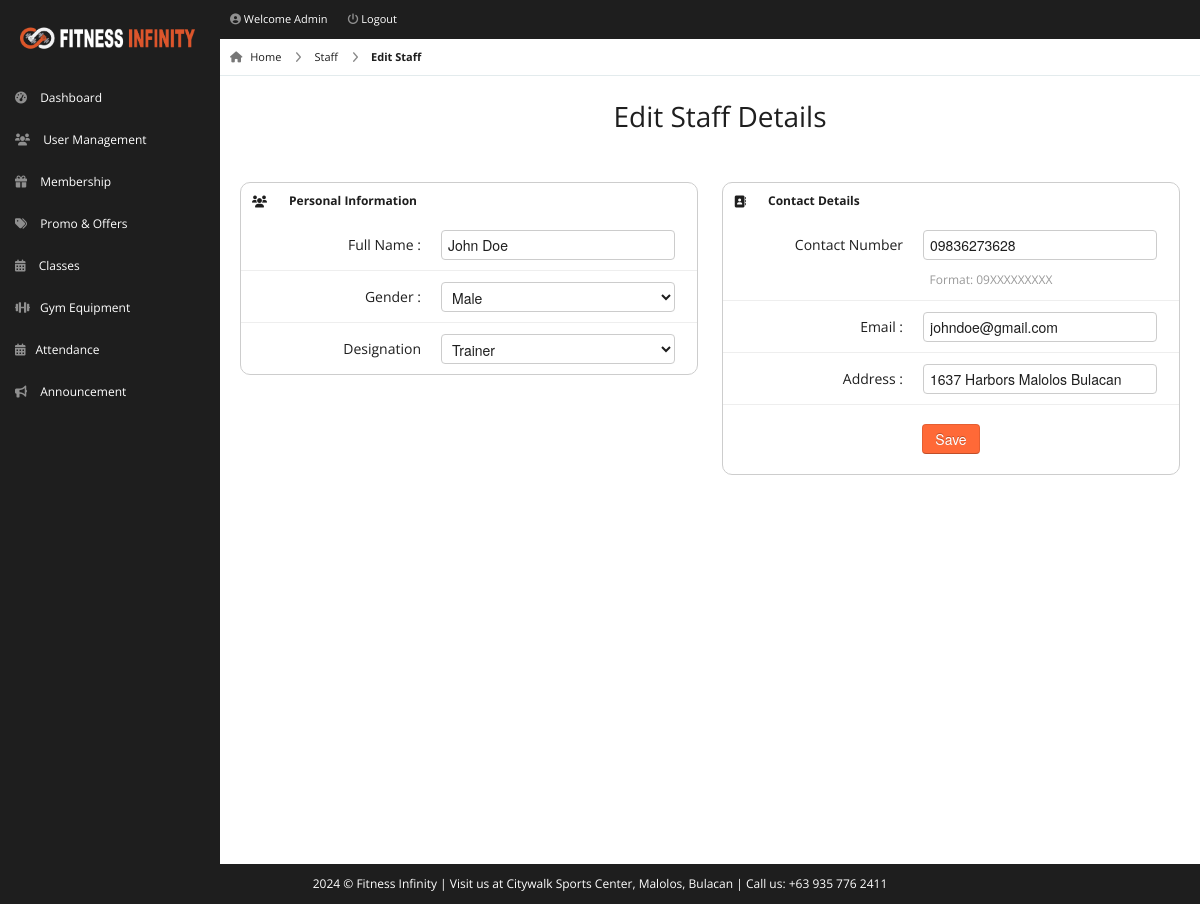
Page /pages/admin/edit-staff-form.php?id=21 (signed in) on the committed database.
### tables this page shows
CREATE TABLE `staffs` (
  `user_id` int(11) NOT NULL,
  `email` varchar(100) NOT NULL,
  `fullname` varchar(100) NOT NULL,
  `address` varchar(150) NOT NULL,
  `designation` varchar(20) NOT NULL,
  `gender` varchar(10) NOT NULL,
  `contact` varchar(11) NOT NULL,
  `username` varchar(20) DEFAULT NULL,
  `password` varchar(100) DEFAULT NULL
);

### pages/admin/edit-staff-form.php (the view, shortened to what this page needs)
<!DOCTYPE html>
<html lang="en">
<head>
  <link rel="stylesheet" href="../../css/bootstrap.min.css" />
  <link rel="stylesheet" href="../../css/bootstrap-responsive.min.css" />
  <link rel="stylesheet" href="../../css/fullcalendar.css" />
  <link rel="stylesheet" href="../../css/matrix-style.css" />
  <link rel="stylesheet" href="../../css/matrix-media.css" />
  <link rel="stylesheet" href="../../css/jquery.gritter.css" />
  <link rel="stylesheet" href="https://cdnjs.cloudflare.com/ajax/libs/font-awesome/6.0.0/css/all.min.css">
</head>
<body>
  <div id="header">
    <h1><a href="dashboard.html">Fitness Infinity Gym Admin</a></h1>
  </div>
  <?php include 'includes/topheader.php' ?>
  <?php $page = 'manage-staff';
  include 'includes/sidebar.php' ?>
  <?php
  include 'dbcon.php';
  $id = $_GET['id'];
  $qry = "select * from staffs where user_id='$id'";
  $result = mysqli_query($con, $qry);
  while ($row = mysqli_fetch_array($result)) {
    ?>
    <div id="content">
      <div id="content-header">
        <div id="breadcrumb"> <a href="index.php" title="Go to Home" class="tip-bottom"><i class="fas fa-home"></i>
            Home</a> <a href="staff.php" class="tip-bottom">Staff</a> <a href="#" class="current">Edit
            Staff</a> </div>
        <h1 class="text-center">Edit Staff Details</i></h1>
      </div>
      <div class="container-fluid">
        <div class="row-fluid">
          <div class="span6">
            <div class="widget-box widget-box-bordered">
              <div class="widget-title"> <span class="icon"> <i class="fas fa-users"></i> </span>
                <h5>Personal Information</h5>
              </div>
              <div class="widget-content nopadding">
                <form action="edit-staff-req.php" method="POST" class="form-horizontal">
                  <div class="control-group">
                    <label class="control-label">Full Name :</label>
                    <div class="controls">
                      <input type="text" class="span11" name="fullname" minlength="3" required
                        value='<?php echo $row['fullname']; ?>' />
                    </div>
                  </div>
                  <div class="control-group">
                    <label class="control-label">Gender :</label>
                    <div class="controls">
                      <select name="gender" class="span11" required="required" id="select">
                        <option value="Male" <?php if ($row['gender'] == 'Male')
                          echo 'selected'; ?>>Male</option>
                      </select>
                    </div>
                  </div>
                  <div class="control-group">
                    <label class="control-label">Designation</label>
                    <div class="controls">
                      <select name="designation" class="span11" id="designation" required>
                        <option value="Trainer" <?php if ($row['designation'] == 'Trainer')
                          echo 'selected'; ?>>Trainer
                        </option>
                      </select>
                    </div>
                  </div>
              </div>
            </div>
          </div>
          <div class="span6">
            <div class="widget-box widget-box-bordered">
              <div class="widget-title"> <span class="icon"> <i class="fas fa-address-book"></i> </span>
                <h5>Contact Details</h5>
              </div>
              <div class="widget-content nopadding">
                <div class="form-horizontal">
                  <div class="control-group">
                    <label for="normal" class="control-label">Contact Number</label>
                    <div class="controls">
                      <input type="text" id="mask-phone" name="contact" pattern="09[0-9]{9}" class="span11 mask text"
                        required value='<?php echo $row['contact']; ?>'>
                      <span class="help-block blue span8">Format: 09XXXXXXXXX</span>
                    </div>
                  </div>
                  <div class="control-group">
                    <label class="control-label">Email :</label>
                    <div class="controls">
                      <input type="email" class="span11" name="email" value='<?php echo $row['email']; ?>' />
                    </div>
                  </div>
                  <div class="control-group">
                    <label class="control-label">Address :</label>
                    <div class="controls">
                      <input type="text" class="span11" name="address" minlength="10" required
                        value='<?php echo $row['address']; ?>' />
                    </div>
                  </div>
                  <div class="form-actions text-center">
                    <button type="submit" class="btn btn-primary">Save</button>
                  </div>
                </div>
              </div>
              <?php
  }
  ?>
          </div>
        </div>
      </div>
    </div>
  </div>
  <div class="row-fluid">
    <div id="footer" class="span12"> <?php echo date("Y"); ?> &copy; Fitness Infinity | Visit us at Citywalk Sports
      Center, Malolos, Bulacan | Call us: +63 935 776 2411</a> </div>
  </div>
</body>
</html>

### css/matrix-style.css (style rules this page uses)
* { outline: none !important; -moz-outline: none !important; }
html, body { height: 100%; }
body { overflow-x: hidden; margin-top: -10px; font-family: "Open Sans", sans-serif; font-size: 12px; color: #1e1e1e; }
a { color: #666; }
select, textarea, input[type="text"], input[type="password"], input[type="datetime"], input[type="datetime-local"], input[type="date"], input[type="month"], input[type="time"], input[type="week"], input[type="number"], input[type="email"], input[type="url"], input[type="search"], input[type="tel"], input[type="color"], .uneditable-input, .label, .dropdown-menu, .btn, .well, .progress, .table-bordered, .btn-group>.btn:first-child, .btn-group>.btn:last-child, .btn-group>.btn:last-child, .btn-group>.dropdown-toggle, .alert { border-radius: 4px; }
.btn, textarea, input[type="text"], input[type="password"], input[type="datetime"], input[type="datetime-local"], input[type="date"], input[type="month"], input[type="time"], input[type="week"], input[type="number"], input[type="email"], input[type="url"], input[type="search"], input[type="tel"], input[type="color"], .uneditable-input { box-shadow: none; }
.progress, .progress-success .bar, .progress .bar-success, .progress-warning .bar, .progress .bar-warning, .progress-danger .bar, .progress .bar-danger, .progress-info .bar, .progress .bar-info, .btn, .btn-primary { background-image: none; }
.form-horizontal .form-actions { padding-left: 20px; }
#footer { padding: 10px; text-align: center; }
#header { height: 77px; position: relative; width: 100%; z-index: -9; }
#header h1 { background: url("../img/logo.png") no-repeat scroll 0 0 transparent; background-size: contain; height: 31px; left: 20px; line-height: 600px; overflow: hidden; position: relative; top: 26px; width: 175px; }
#header h1 a { display: block; }
#content { background: none repeat scroll 0 0 #fff; margin-left: 220px; margin-right: 0; padding-bottom: 25px; position: relative; min-height: 100%; width: auto; }
#content-header { position: abslute; width: 100%; margin-top: -38px; z-index: 20; }
#content-header h1 { color: #1e1e1e; font-size: 28px; font-weight: normal; float: none; text-shadow: 0 1px 0 #ffffff; margin-left: 20px; position: relative; }
#content-header h1, #content-header .btn-group { margin-top: 20px; }
.container-fluid .row-fluid:first-child { margin-top: 20px; }
#breadcrumb { background-color: #fff; border-bottom: 1px solid #e3ebed; }
#breadcrumb a { padding: 8px 20px 8px 10px; display: inline-block; background-image: url("../img/breadcrumb.png"); background-position: center right; background-repeat: no-repeat; font-size: 11px; color: #1e1e1e; }
#breadcrumb a:last-child { background-image: none; }
#breadcrumb a.current { font-weight: bold; color: #1e1e1e; }
#breadcrumb a i { margin-right: 5px; opacity: 0.6; }
.widget-box { background: none repeat scroll 0 0 #fff; border-radius: 10px; clear: both; margin-top: 16px; margin-bottom: 16px; position: relative; }
.widget-box-bordered { border: 1px solid #cdcdcd; }
.widget-title, .modal-header, .table th, div.dataTables_wrapper .ui-widget-header { height: 36px; }
.widget-title span.icon { padding: 9px 10px 7px 11px; float: left; }
.widget-title h5 { color: #1e1e1e; float: left; font-size: 12px; font-weight: bold; padding: 12px; line-height: 12px; margin: 0; }
.widget-content { padding: 15px; }
.nopadding { padding: 0 !important; }
form { margin-bottom: 0; }
.form-horizontal .control-group { border-top: 1px solid #ffffff; border-bottom: 1px solid #eeeeee; margin-bottom: 0; }
.form-horizontal .control-group:last-child { border-bottom: 0; }
.form-horizontal .control-label { padding-top: 15px; width: 180px; }
.form-horizontal .controls { margin-left: 200px; padding: 10px 0; }
.form-horizontal .form-actions { margin-top: 0; margin-bottom: 0; }
.help-block, .help-inline { color: #999999; }
#footer { color: #fff; }

### css/matrix-media.css (style rules this page uses)
body { background: #1e1e1e; }
#header { background-color: #1e1e1e; margin-top: 10px; }

### rows in the picture
staffs: fullname "John Doe", gender "Male", designation "Trainer", contact "09836273628", email "johndoe@gmail.com", address "1637 Harbors Malolos Bulacan"
